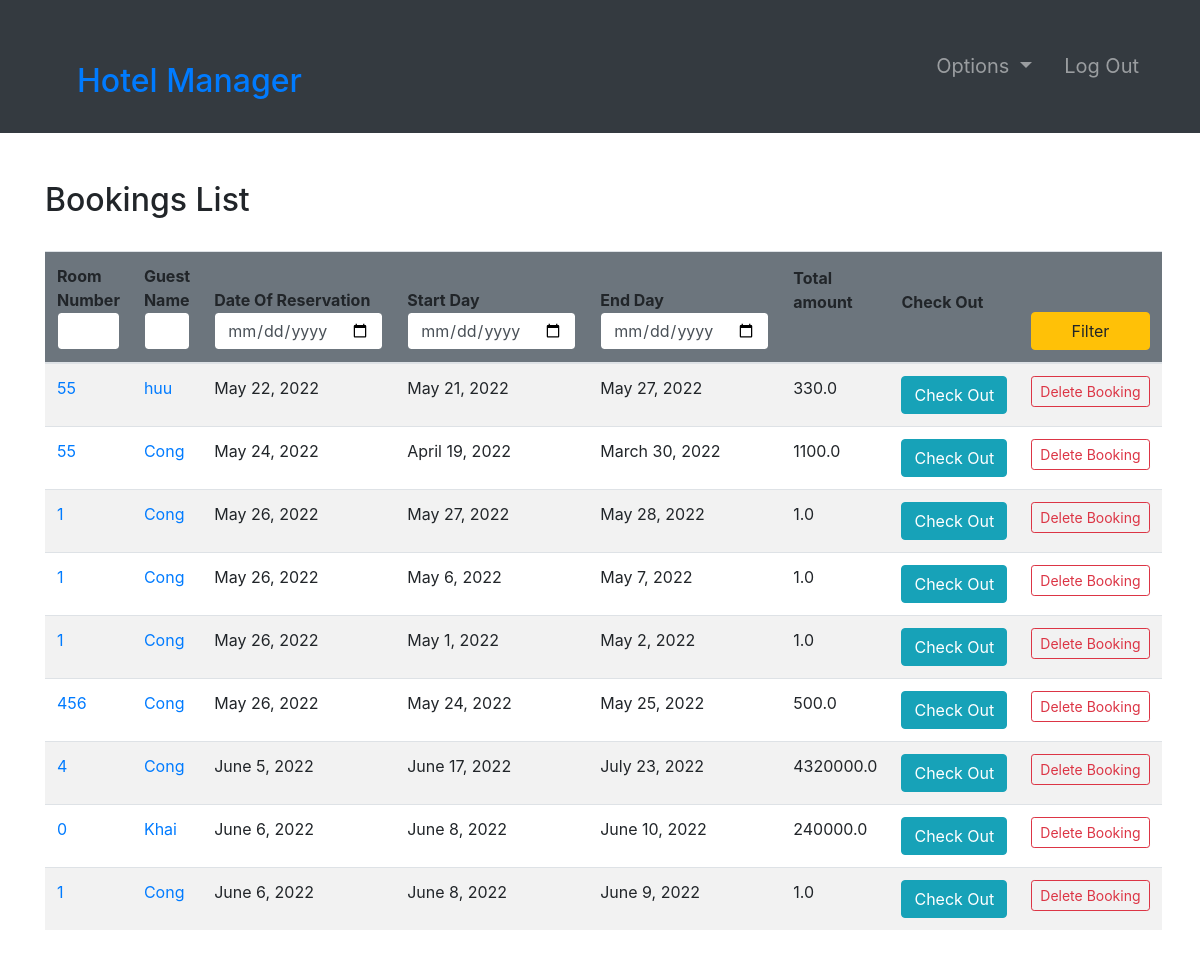
/bookings/ (signed in), run on an earlier commit of the app's database.
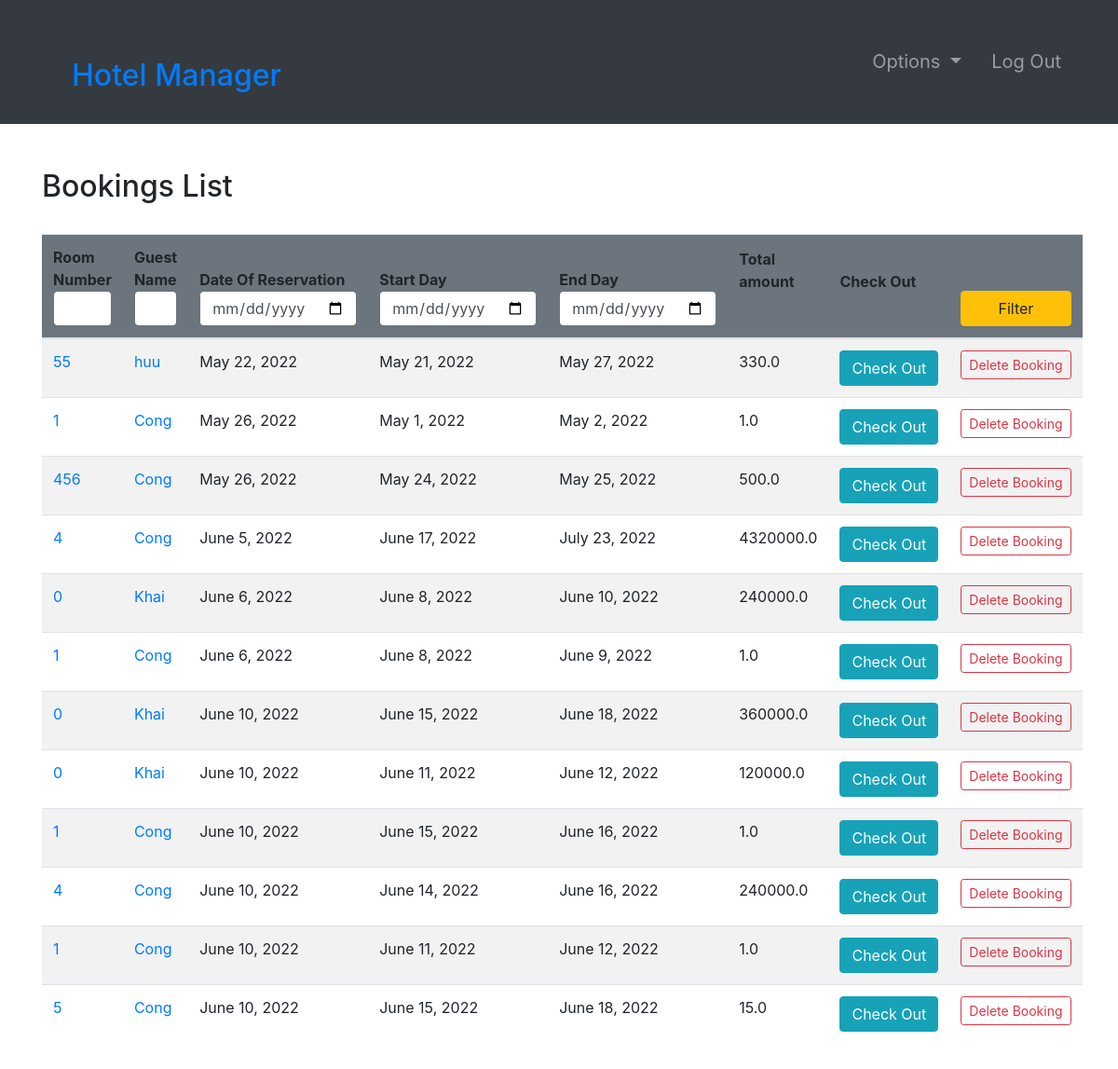
And on a later commit of the database.
### room/models.py (models this page shows, shortened)
class Booking(models.Model):
    roomNumber = models.ForeignKey(Room, on_delete=models.CASCADE)
    guest = models.ForeignKey(Guest, null=True, on_delete=models.CASCADE)
    dateOfReservation = models.DateField(default=timezone.now)
    startDate = models.DateField()
    endDate = models.DateField()

class Room(models.Model):
    ROOM_TYPES = (
        ('A', 'A'),
        ('B', 'B'),
        ('C', 'C'),
    )
    number = models.IntegerField(primary_key=True)
    capacity = models.SmallIntegerField()
    numberOfBeds = models.SmallIntegerField()
    roomType = models.CharField(max_length=20, choices=ROOM_TYPES)
    price = models.FloatField()
    statusStartDate = models.DateField(null=True)
    statusEndDate = models.DateField(null=True)

### accounts/models.py (models this page shows, shortened)
class Guest(models.Model):
    user = models.OneToOneField(User, null=True, on_delete=models.CASCADE)
    phoneNumber = PhoneNumberField(unique=True)

### room/views.py (the view, shortened to what this page needs)
# urls.py: path('bookings/', bookings, name="bookings"),
@login_required(login_url='login')
def bookings(request):
    import datetime
    role = str(request.user.groups.all()[0])
    path = role + "/"
    bookings = Booking.objects.all()
    totals = {}  # <booking : total>
    for booking in bookings:
        start_date = datetime.datetime.strptime(
            str(booking.startDate), "%Y-%m-%d")
        end_date = datetime.datetime.strptime(str(booking.endDate), "%Y-%m-%d")
        numberOfDays = abs((end_date-start_date).days)
        price = Room.objects.get(number=booking.roomNumber.number).price
        total = price * numberOfDays
        totals[booking] = total
    context = {
        "role": role,
        'bookings': bookings,
        'totals': totals
    }
    return render(request, path + "bookings.html", context)

### Templates/admin/bookings.html
{% extends '../index.html' %}
{% block context %}
{% include '../common_pages/bookings.html' %}
{% endblock %}

### Templates/common_pages/bookings.html (shortened to what this page needs)
<div class="container py-5">
    <div class="table-header row">
        <div class="col-sm-12 col-md-12 col-lg-4 mb-4">
            <h2>Bookings List</h2>
        </div>
    </div>
    <table class="table table-hover table-striped">
        <thead class="bg-secondary rounded">
            <tr>
                <form action="" method="POST">
                    <th>Room Number<input type="number" min="0" name="number" value="{{number}}"
                            class="form-control border border-secondary"></th>
                    <th>Guest Name<input type="text" name="name" value="{{name}}"
                            class="form-control border border-secondary"></th>
                    <th>Date Of Reservation<input type="date" name="rez" value="{{rez}}"
                            class="form-control border border-secondary"></th>
                    <th>Start Day<input type="date" name="fd" value="{{fd}}"
                            class="form-control border border-secondary"></th>
                    <th>End Day<input type="date" name="ed" value="{{ed}}" class="form-control border border-secondary">
                    </th>
                    <th class="pb-5">Total amount</th>
                    <th class="pb-5">Check Out</th>
                    <th><button type="submit" name="filter" class="btn btn-warning w-100">Filter</button></th>
                </form>
            </tr>
        </thead>
        <tbody>
            {% for b in bookings %}
            <tr>
                <td><a href="{% url 'room-profile' b.roomNumber.number %}">{{b.roomNumber.number}}</a></td>
                <td><a href="{% url 'guest-profile' b.guest.user.id %}">{{b.guest.user.first_name}}</a></td>
                <td>{{ b.dateOfReservation }}</td>
                <td>{{ b.startDate }}</td>
                <td>{{ b.endDate }}</td>
                <td>
                    {% for key, value in totals.items %}
                    {% if key == b %}
                    {{ value }}
                    {% endif %}
                    {% endfor %}
                </td>
                {% if role == "admin" or role == 'manager' %}
                <td> <a href="{% url 'checkOutBooking' b.id %}" class="btn btn-info">Check&nbsp;Out</a>
                </td>
                <td> <a href="{% url 'deleteBooking' b.id %}"
                        class="btn btn-sm btn-outline-danger">Delete&nbsp;Booking</a></td>
                {% endif %}
            </tr>
            {% endfor %}
        </tbody>
    </table>
</div>

What changed in the data, as far as the page shows it:
removed Booking: roomNumber.number "55", guest.user.first_name "Cong", dateOfReservation "May 24, 2022", startDate "April 19, 2022", endDate "March 30, 2022", value "1100.0"
removed Booking: roomNumber.number "1", guest.user.first_name "Cong", dateOfReservation "May 26, 2022", startDate "May 27, 2022", endDate "May 28, 2022", value "1.0"
removed Booking: roomNumber.number "1", guest.user.first_name "Cong", dateOfReservation "May 26, 2022", startDate "May 6, 2022", endDate "May 7, 2022", value "1.0"
added Booking: roomNumber.number "0", guest.user.first_name "Khai", dateOfReservation "June 10, 2022", startDate "June 15, 2022", endDate "June 18, 2022", value "360000.0"
added Booking: roomNumber.number "0", guest.user.first_name "Khai", dateOfReservation "June 10, 2022", startDate "June 11, 2022", endDate "June 12, 2022", value "120000.0"
added Booking: roomNumber.number "1", guest.user.first_name "Cong", dateOfReservation "June 10, 2022", startDate "June 15, 2022", endDate "June 16, 2022", value "1.0"
added Booking: roomNumber.number "4", guest.user.first_name "Cong", dateOfReservation "June 10, 2022", startDate "June 14, 2022", endDate "June 16, 2022", value "240000.0"
added Booking: roomNumber.number "1", guest.user.first_name "Cong", dateOfReservation "June 10, 2022", startDate "June 11, 2022", endDate "June 12, 2022", value "1.0"
added Booking: roomNumber.number "5", guest.user.first_name "Cong", dateOfReservation "June 10, 2022", startDate "June 15, 2022", endDate "June 18, 2022", value "15.0"
